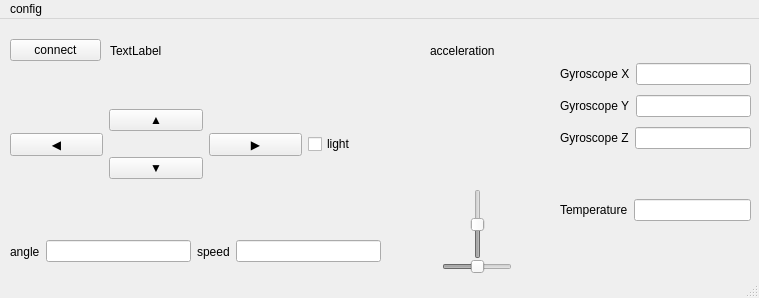
<?xml version="1.0" encoding="UTF-8"?>
<ui version="4.0">
 <class>Garfield_control</class>
 <widget class="QMainWindow" name="Garfield_control">
  <property name="geometry">
   <rect>
    <x>0</x>
    <y>0</y>
    <width>759</width>
    <height>298</height>
   </rect>
  </property>
  <property name="windowTitle">
   <string>Garfield Control</string>
  </property>
  <widget class="QWidget" name="centralwidget">
   <widget class="QSlider" name="DebugSlider_speed">
    <property name="enabled">
     <bool>false</bool>
    </property>
    <property name="geometry">
     <rect>
      <x>470</x>
      <y>170</y>
      <width>16</width>
      <height>70</height>
     </rect>
    </property>
    <property name="minimum">
     <number>-255</number>
    </property>
    <property name="maximum">
     <number>255</number>
    </property>
    <property name="value">
     <number>0</number>
    </property>
    <property name="orientation">
     <enum>Qt::Vertical</enum>
    </property>
   </widget>
   <widget class="QWidget" name="layoutWidget">
    <property name="geometry">
     <rect>
      <x>10</x>
      <y>70</y>
      <width>391</width>
      <height>111</height>
     </rect>
    </property>
    <layout class="QHBoxLayout" name="horizontalLayout">
     <item>
      <widget class="QPushButton" name="pushButton_left">
       <property name="text">
        <string>◀</string>
       </property>
      </widget>
     </item>
     <item>
      <layout class="QVBoxLayout" name="verticalLayout">
       <item>
        <widget class="QPushButton" name="pushButton_up">
         <property name="text">
          <string>▲</string>
         </property>
        </widget>
       </item>
       <item>
        <widget class="QPushButton" name="pushButton_down">
         <property name="text">
          <string>▼</string>
         </property>
        </widget>
       </item>
      </layout>
     </item>
     <item>
      <widget class="QPushButton" name="pushButton_right">
       <property name="text">
        <string>▶</string>
       </property>
      </widget>
     </item>
     <item>
      <widget class="QCheckBox" name="checkBox_light">
       <property name="text">
        <string>light</string>
       </property>
      </widget>
     </item>
    </layout>
   </widget>
   <widget class="QWidget" name="layoutWidget">
    <property name="geometry">
     <rect>
      <x>10</x>
      <y>220</y>
      <width>371</width>
      <height>25</height>
     </rect>
    </property>
    <layout class="QHBoxLayout" name="horizontalLayout_2">
     <item>
      <widget class="QLabel" name="angle_label">
       <property name="text">
        <string>angle</string>
       </property>
      </widget>
     </item>
     <item>
      <widget class="QLineEdit" name="angle_lineEdit">
       <property name="enabled">
        <bool>true</bool>
       </property>
       <property name="acceptDrops">
        <bool>true</bool>
       </property>
       <property name="readOnly">
        <bool>true</bool>
       </property>
      </widget>
     </item>
     <item>
      <widget class="QLabel" name="speed_label">
       <property name="text">
        <string>speed</string>
       </property>
      </widget>
     </item>
     <item>
      <widget class="QLineEdit" name="speed_lineEdit">
       <property name="readOnly">
        <bool>true</bool>
       </property>
      </widget>
     </item>
    </layout>
   </widget>
   <widget class="QLabel" name="AccGrid_label">
    <property name="geometry">
     <rect>
      <x>430</x>
      <y>45</y>
      <width>120</width>
      <height>120</height>
     </rect>
    </property>
    <property name="text">
     <string/>
    </property>
    <property name="pixmap">
     <pixmap>acceleration_grid.png</pixmap>
    </property>
   </widget>
   <widget class="QLabel" name="GridPoint_label">
    <property name="geometry">
     <rect>
      <x>485</x>
      <y>100</y>
      <width>10</width>
      <height>10</height>
     </rect>
    </property>
    <property name="text">
     <string/>
    </property>
    <property name="pixmap">
     <pixmap>acceleration_point.png</pixmap>
    </property>
   </widget>
   <widget class="QLabel" name="acc_label">
    <property name="geometry">
     <rect>
      <x>430</x>
      <y>20</y>
      <width>78</width>
      <height>23</height>
     </rect>
    </property>
    <property name="text">
     <string>acceleration</string>
    </property>
   </widget>
   <widget class="QPushButton" name="connect_pushButton">
    <property name="geometry">
     <rect>
      <x>10</x>
      <y>20</y>
      <width>91</width>
      <height>22</height>
     </rect>
    </property>
    <property name="text">
     <string>connect</string>
    </property>
   </widget>
   <widget class="QLabel" name="connstate_label">
    <property name="geometry">
     <rect>
      <x>110</x>
      <y>20</y>
      <width>131</width>
      <height>23</height>
     </rect>
    </property>
    <property name="text">
     <string>TextLabel</string>
    </property>
   </widget>
   <widget class="QWidget" name="verticalLayoutWidget">
    <property name="geometry">
     <rect>
      <x>560</x>
      <y>40</y>
      <width>191</width>
      <height>166</height>
     </rect>
    </property>
    <layout class="QVBoxLayout" name="verticalLayout_2">
     <item>
      <layout class="QHBoxLayout" name="horizontalLayout_3">
       <item>
        <widget class="QLabel" name="Gyro_X_label">
         <property name="text">
          <string>Gyroscope X</string>
         </property>
        </widget>
       </item>
       <item>
        <widget class="QLineEdit" name="Gyro_X_lineEdit">
         <property name="readOnly">
          <bool>true</bool>
         </property>
        </widget>
       </item>
      </layout>
     </item>
     <item>
      <layout class="QHBoxLayout" name="horizontalLayout_4">
       <item>
        <widget class="QLabel" name="Gyro_Y_label">
         <property name="text">
          <string>Gyroscope Y</string>
         </property>
        </widget>
       </item>
       <item>
        <widget class="QLineEdit" name="Gyro_Y_lineEdit">
         <property name="readOnly">
          <bool>true</bool>
         </property>
        </widget>
       </item>
      </layout>
     </item>
     <item>
      <layout class="QHBoxLayout" name="horizontalLayout_5">
       <item>
        <widget class="QLabel" name="Gyro_Z_label">
         <property name="text">
          <string>Gyroscope Z</string>
         </property>
        </widget>
       </item>
       <item>
        <widget class="QLineEdit" name="Gyro_Z_lineEdit">
         <property name="readOnly">
          <bool>true</bool>
         </property>
        </widget>
       </item>
      </layout>
     </item>
     <item>
      <spacer name="verticalSpacer">
       <property name="orientation">
        <enum>Qt::Vertical</enum>
       </property>
       <property name="sizeType">
        <enum>QSizePolicy::Fixed</enum>
       </property>
       <property name="sizeHint" stdset="0">
        <size>
         <width>20</width>
         <height>40</height>
        </size>
       </property>
      </spacer>
     </item>
     <item>
      <layout class="QHBoxLayout" name="horizontalLayout_6">
       <item>
        <widget class="QLabel" name="temperature_label">
         <property name="text">
          <string>Temperature</string>
         </property>
        </widget>
       </item>
       <item>
        <widget class="QLineEdit" name="temperatur_lineEdit">
         <property name="readOnly">
          <bool>true</bool>
         </property>
        </widget>
       </item>
      </layout>
     </item>
    </layout>
   </widget>
   <widget class="QSlider" name="horizontalSlider">
    <property name="enabled">
     <bool>false</bool>
    </property>
    <property name="geometry">
     <rect>
      <x>442</x>
      <y>240</y>
      <width>70</width>
      <height>16</height>
     </rect>
    </property>
    <property name="minimum">
     <number>-90</number>
    </property>
    <property name="maximum">
     <number>90</number>
    </property>
    <property name="value">
     <number>0</number>
    </property>
    <property name="orientation">
     <enum>Qt::Horizontal</enum>
    </property>
   </widget>
  </widget>
  <widget class="QMenuBar" name="menubar">
   <property name="geometry">
    <rect>
     <x>0</x>
     <y>0</y>
     <width>759</width>
     <height>20</height>
    </rect>
   </property>
   <widget class="QMenu" name="menuConfig">
    <property name="title">
     <string>config</string>
    </property>
    <addaction name="actionSettings"/>
    <addaction name="actionDebug"/>
   </widget>
   <addaction name="menuConfig"/>
  </widget>
  <widget class="QStatusBar" name="statusBar"/>
  <action name="actionSettings">
   <property name="text">
    <string>Settings</string>
   </property>
  </action>
  <action name="actionDebug">
   <property name="checkable">
    <bool>true</bool>
   </property>
   <property name="text">
    <string>Debug</string>
   </property>
   <property name="shortcut">
    <string>Ctrl+I</string>
   </property>
  </action>
 </widget>
 <resources/>
 <connections/>
</ui>
